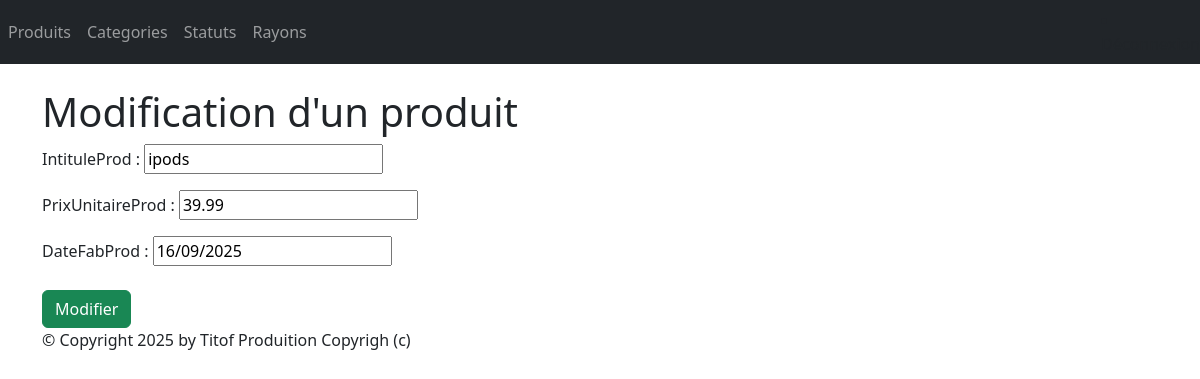
Page /monApp/produit/1/update/ (signed in) on the committed database.
### monApp/models.py (models this page shows, shortened)
class Produit(models.Model):
    refProd = models.AutoField(primary_key=True)
    intituleProd = models.CharField(max_length=200)
    prixUnitaireProd = models.DecimalField(max_digits=10, decimal_places=2)
    dateFabProd = models.DateField(default=date.today)
    categorie = models.ForeignKey(Categorie, on_delete=models.CASCADE, related_name="produits_categorie", null=True, blank=True)
    status = models.ForeignKey(Statut, on_delete=models.CASCADE, related_name="produits_status",null=True, blank=True)

### monApp/views.py (the view)
# urls.py: path("produit/<pk>/update/",views.ProduitUpdate, name="prdt-chng"),
@login_required
def ProduitUpdate(request, pk):
    prdt = Produit.objects.get(refProd=pk)
    if request.method == 'POST':
        form = ProduitForm(request.POST, instance=prdt)
        if form.is_valid():
            form.save()
            return redirect('dtl_prdt', prdt.refProd)
    else:
        form = ProduitForm(instance=prdt)
    return render(request,'monApp/update_produit.html', {'form': form})

### monApp/forms.py
class ProduitForm(forms.ModelForm):
    class Meta:
        model = Produit
        exclude = ('categorie', 'status')

### monApp/templates/monApp/update_produit.html (shortened to what this page needs)
{% extends 'monApp/base.html' %}
{% block contenu %}
<h1> Modification d'un produit </h1>
<form action="" method="post" >
    {{ form.as_p }}
    <button type="submit" class="btn btn-success mt-2">Modifier</button>
</form>
{% endblock %}

### TutoDjango/static/styles.css (style rules this page uses)
h1 { color: red }

### rows in the picture
Produit: intituleProd "ipods", prixUnitaireProd "39.99", dateFabProd "16/09/2025"
